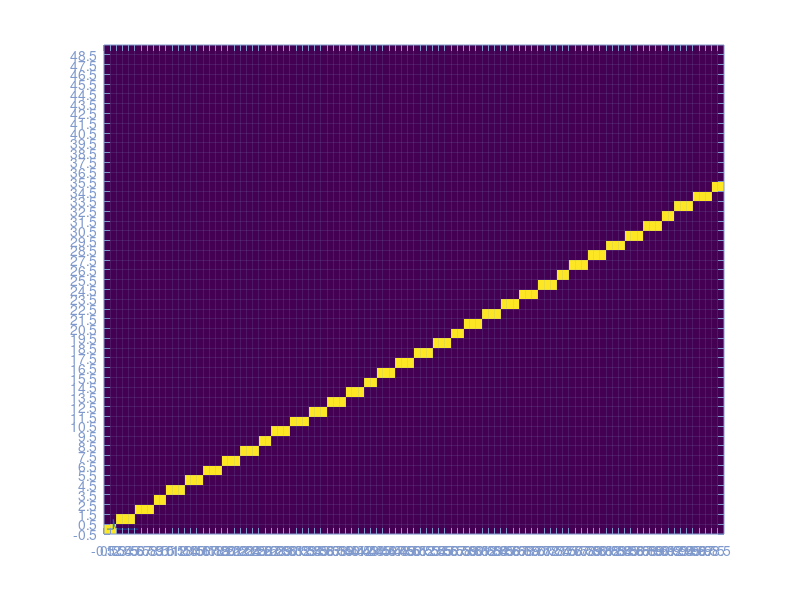
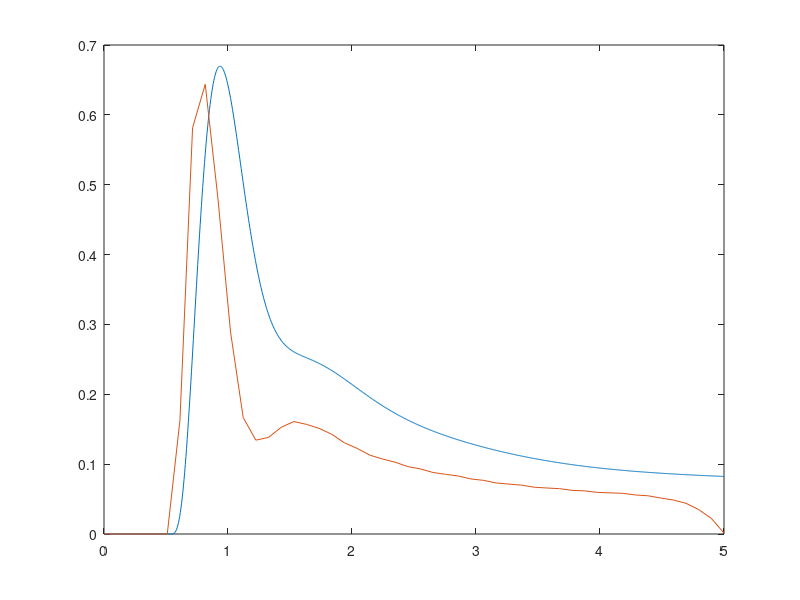

The MATLAB source for these figures, in order: (Note: this script raises an error after producing the figures.)
%% Convolution Function
% Convolution of C with decaying exponential kernel.
%
% $$\int_0^t K^{trans}e^{-k_{ep} \tau} C(t-\tau - t_0) d\tau$$
% 

%% Syntax
%
% * *prototypeConvolution* -- Calling with no arguments runs a demo.
% * g = *prototypeConvolution*(kTrans, kEp, t0, t) -- Typical call.
%       
% 
%% Description
% Implements the convolution of C with decaying exponential kernel, as described in
%       Suyash et al.  The output of this function is a time-series representation of the 
%       pixel intensity over time.  It is also the solution to the first order ODE
%       modeling the flow of tracer from the bloodstream to the tissue and back.
%       
%       Int( C(tau) * exp(t - tau) dtau, 0, t)
% 
% $$e^{\pi i} + 1 = 0$$ 
% 
%   Foo  bar
% 
% $$e^{\pi i} + 1 = 0$$
% 
% 
% # ITEM1
% # ITEM2
% 
% $$\int_0^t K^{trans}e^{-k_{ep} \tau} C(t-\tau) d\tau$$
% 

%%
% 
%
%   Arguments:
%       kTrans      Scale parameter (beta_1)
%       kEp         Shape parameter (1/beta_2)
%       t0          Shift or Delay parameter (beta_3)
%       t           Temporal coordinate vector or Time-points (t)
%
%   Output:
%       g           Pixel intensity time series (g(x,t) in TMI paper)
%

%% Arguments
%  kTrans      Scale parameter (beta_1)
% kEp         Shape parameter (1/beta_2)
% t0          Shift or Delay parameter (beta_3)
% t           Temporal coordinate vector or Time-points (t)
%
%%  Output
% g           Pixel intensity time series (g(x,t) in TMI paper)
%

function prototypeConvolution(~)
    
    if ~nargin, demo, return, end

end

function step_test
    X = 100;
    Y = 50;
    
    C = zeros(X,Y);
    
    x0 =   0; y0 =  0;
    xf = X-1; yf = 35;
    dx = xf - x0;
    dy = yf - y0;
    
    %xt = 0; yt = 0;
    xt = floor(dx/2); yt = 0;%floor(dy/2);
    %xt = 0; yt = floor(dy/2);
    y = y0;
    for x = x0:xf
        C(x+1,y+1) = 1;
        
        yt = yt + dy;
        if yt > xt
            xt = xt + dx;
            y = y + 1;
        end
    end
    
    figure
    imagesc(C','XData',[0 X-1]-0/2,'YData',[0 Y-1]-0/2), axis xy
    
    set(gca,'XTick', (0:X-1)-1/2)
    set(gca,'YTick', (0:Y-1)-1/2)
    set(gca,'XGrid','on')
    set(gca,'YGrid','on')
    set(gca,'XColor',[0.5,0.6,0.8])
    set(gca,'YColor',[0.5,0.6,0.8])
    set(gca,'GridLineStyle', '-')    
    '';
end

%% Demo
%
function demo
    
    close all
    
    step_test

    t = linspace(0,5,1000);
    Cp = breastCp(t);
    
%     figure, plot(t,Cp)
    
    ti = linspace(t(1), t(end), 50);
    dti = ti(2)-ti(1);
    
    t0 = 1;
%     kEp = 5;
%     kTrans = 1/kEp;
    kEp = 5;
    kTrans = 1;
    %kTrans = 1/(1+1/kEp);
    %kTrans = 1/(1 + exp(-kEp*dti))*1/sqrt(2*dti);
    
    %e = kTrans * exp( -kEp*(t - t0) ) .* (t >= t0);
    e = kernel(t, kTrans, kEp, t0);
    hold all; plot(t,e)
    
    E = kernel(t', kTrans, kEp, ti);
    Cpi = breastCp(ti);
    
%     figure('Position', [717   524   560   420])
%     plot(repmat(t',[1 size(E,2)]), bsxfun(@times, E, Cpi)/kTrans)
%     hold all
%     plot(t,Cp)
%     
%     %figure('Position', [717   19   560   420])
%     %plot(ti, sum(bsxfun(@times, E, Cpi)),'-o')
    
%     figure('Position', [717   19   560   420])
%     plot(ti, convolveCWithKernel(t, kTrans, kEp, ti))
    
    
    %hold all
    %plot(ti, convolveCWithKernel(ti, kTrans, kEp, ti),'-o')
    %plot(t, sum(bsxfun(@times, E, Cp)),'-')
    
%     snapnow
    
    
    %% 
    %
    %
    f1 = @(x) breastCp(x);
    f2 = @(x) kernel(x, kTrans, kEp, 0);
    %t = linspace(t(1),t(end),4000);
    q = quadv(@(tau) f2(tau) * f1(t-tau), t(1), t(end));
    
    figure, plot(t,q)
    hold all
    plot(ti, convolveCWithKernel(t, kTrans, kEp, ti)/300)
    
    snapnow
    
    s = zeros(size(t));
    for i=1:length(s)
        s(i) = convolutionFromMaple(t(i), 5, 2, 1);
    end
    figure, plot(t,s)
    ti_old = ti;


    oversample_i = 4;
    oversample_j = 8;
    ti = linspace(ti_old(1),ti_old(end),oversample_i*length(ti_old));
    tj = linspace(ti_old(1),ti_old(end),oversample_j*length(ti_old));
    Cpj = breastCp(tj);
    
    figure
    hold all
    plot(tj,Cpj*10,'LineWidth',5)
    
    for k_ep = logspace(log10(0.01),log10(1000),20);
        KTrans = k_ep;
        si = zeros(size(ti));
        for j=1:length(tj)
            si = si + Cpj(j) * KTrans * convolutionFromMapleVectorized(ti, k_ep, tj(j), oversample_j);
    %         for i=1:length(si)
    %             si(i) = si(i) + Cpi(j) * convolutionFromMaple(ti(i), 2, ti(j), oversample);
    %         end
        end
        plot(ti,si)
    end
    %figure, plot(ti,si)
    
    
    
    convolutionDemo

    '';
end


%%
function convolutionDemo()
    t0 = 0; 
    tf = 5;
    T = 50;

    oversample_i = 4;
    oversample_j = 8;
    
    Ti = oversample_i*T;
    Tj = oversample_j*T;
    
    dt_i = (tf - t0) / (Ti);
    dt_j = (tf - t0) / (Tj);
    
    ti = (0:Ti-1) * dt_i;
    tj = (0:Tj-1) * dt_j;
    
%     ti = linspace(t0, tf, Ti);
%     tj = linspace(t0, tf, Tj);

    Cpi = breastCp(ti);
    
%     dt_i = ti(2) - ti(1);
%     dt_j = tj(2) - tj(1);

    figure
    hold all
    plot(ti, Cpi*10, 'LineWidth', 5)
    
    %for k_ep = logspace(log10(0.01), log10(1000), 20);
    for k_ep = logspace(log10(0.01), log10(1000), 3);
        KTrans = k_ep;
%         
%         sj = zeros(1,Tj);
%         for i=1:Ti
%             signal_part = convolutionInnerLoop(tj, k_ep, ti(i), oversample_i);
%             sj = sj + Cpi(i) * KTrans * signal_part;
%         end

        %signal = convolutionForC(KTrans, k_ep, ti, tj, Cpi, oversample_i);
        %signal = convolutionForC_optimize_2(KTrans, k_ep, dt_i, Ti, dt_j, Tj, Cpi, oversample_i);
        signal = convolutionForC_optimize_2(KTrans, k_ep, dt_i, Ti, dt_j, Tj, Cpi, oversample_i);
        plot(tj, signal)
    end
end
%%


%%%%%%%%%%%%%%%%%%  C    %%%%%%%%%%%%%%%%%%%%%%%%%%%%%
function signal = convolutionForC_optimize_3(KTrans, k_ep, dt_i, Ti, dt_j, Tj, Cpi, samplingRate)
    
    % Interval length
    L = 1/samplingRate;

    % Common subexpressions
    f = k_ep*L;
    a = exp(f);
    ai= 1/a;
    b = ai - 2 + a;
    c = KTrans * samplingRate / (k_ep * k_ep);
    
    % Scale the input function (vector) for the convolution
%     Ci = zeros(1,Ti);
%     for i=1:Ti
%         Ci(i) = c * Cpi(i);
%     end
    dh_i = dt_i/dt_j;
    %fn   = floor(-L/dt_j);
    %fp   = floor( L/dt_j);     % Not same as -floor(L/dt_j)

    % Do not use round() in cuda. It maps to an 8-instruction sequence.
    % Use rint() instead since it maps to a 1-instruction sequence.
    
    L_dt    = L / dt_j;
    L_dt_r  = round(L_dt * 1e9) * 1e-9;  % In case L is a multiple of dt_j

    j00 = 0;
    j01 = ceil(-L_dt_r);
    j02 = 0;
    j03 = ceil( L_dt_r);
    j04 = Tj;

%     x0 = -dx;
%     y0 = -dy;
    
    [dy, dx] = rat(L_dt, 1e-9);
    x0 = 0; y0 = 0;
    x = x0; y = y0;
    

    % dy < dx if L_dt < 1
    x = x + dx;
    y = y + dy;

    error 'implement me'
    
    
    z0 = -L_dt_r;
    dz = dt_i;
    
    z = z0;
    z = z + dz;
    
    
    
    
    % Compute the convolution
    signal = zeros(1,Tj);
    hi = 0 + Ti*eps(dh_i);
    ti = 0;
    for i = 0:Ti-1
        Ci = c * Cpi(i+1);
        
        ti2 = dt_i * i;
        %ti


%         s1 = 0;
%         s2 = e * ai - 1 + f + g;
%         s3 = e * (ai - 2) + 1 + f - g;
%         s4 = e * b;

%         j0 = 0;
%         j1 = floor(hi - L_dt);
%         j2 = floor(hi);
%         j3 = floor(hi + L_dt);
%         j4 = Tj;
        
        j0 = 0;
        j1 = ceil((ti - L)/dt_j);
        j2 = ceil((ti    )/dt_j);
        j3 = ceil((ti + L)/dt_j);
        j4 = Tj;
        
        
        
%         j1 = max(j0, min(j4, j1)); 
%         j2 = max(j0, min(j4, j2)); 
%         j3 = max(j0, min(j4, j3)); 
        
        % Branch 2
        % s2 = e * ai - 1 + f + g;
        tj  = dt_j * j1;
        u   = tj - ti;
        g   = k_ep*u;
        dg  = k_ep*dt_j;
        dgC = dg*Ci;
        e   = exp(-g);
        me  = exp(-dg);
        
        c0 = (-1 + f)*Ci + g*Ci;
        c1 = ai * Ci;
        for j = j1:j2-1
            %e = exp(-g);
            %if j > 0, signal(j+1) = signal(j+1) + c1*e + c0; end
            %g = g + dg;
            
            if j >= 0 && u > -L
                tj = dt_j * j;
                u = tj - ti;
                g = k_ep*u;
                E = exp(-g);
                s2 = (E * ai - 1 + f + g)*Ci;
                
                %c0 = (-1 + f)*Ci + g*Ci;
                
                %s2 = Ci * (exp(-g-f) - 1 + f + g);
                s2_alt = c1*e + c0;
                
                signal(j+1) = signal(j+1) + s2;
                
                %if abs(s2 - s2_alt) > 1e2
                %if abs(s2 - s2_alt) > 1e0
                if abs(s2 - s2_alt) > 1e-2  ||  u < -L
                    % tj - ti == u >= -L
                    % tj == ti + u >= ti - L
                    % j*dt_j == ti + u >= ti - L
                    % j == (ti + u)/dt_j >= (ti - L)/dt_j
                    % --> j1 == ceil(ti - L)/dt_j
                    '';
                end
            end
            c0 = c0 + dgC;
            e = e * me;
        end
        
        % Branch 3
        % s3 = e * (ai - 2) + 1 + f - g;
        tj  = dt_j * j2;
        u   = tj - ti;
        g   = k_ep*u;
        %dg  = k_ep*dt_j;
        e   = exp(-g);
        %me  = exp(-dg);
        %c0 = (-1 + f)*Ci + g*Ci;
        %c1 = ai * Ci;
        
        % s3 = e * (ai - 2) + 1 + f - g;
        c0  = (1 + f - g) * Ci;
        c1  = (ai - 2) * Ci;
        for j = j2:j3-1
            if j < length(signal)
                signal(j+1) = signal(j+1) + c1*e + c0;
            end
            c0 = c0 - dgC;
            e = e * me;
        end

        
        % Branch 4
        % s4 = e * b;
        %tj  = dt_j * j2;
%         tj  = dt_j * j3;
%         u   = tj - ti;
%         g   = k_ep*u;
        %dg  = k_ep*dt_j;
        %e   = exp(-g);
%         e   = exp(-g);
%         me  = exp(-dg);
        
%         sj3 = signal(min(end,j3+1));


        c0  = 0;
        c1  = b * Ci;
        for j = j3:j4-1
            if j < length(signal)
                signal(j+1) = signal(j+1) + c1*e + c0;
            end
            e = e * me;
        end
        
%         j3_float = (ti + L)/dt_j;
%         dj = j3 - j3_float;
%         signal(min(end,j3+1)) = sj3 + c1*((0)*exp(-g) + (1-dj)*exp(-g-dg));
        
        
        ti - ti2
        ti = ti + dt_i;
%         hi = hi + dh_i;
    end
end
%%%%%%%%%%%%%%%%%%%%%%%%%%%%%%%%%%%%%%%%%%%%%%%%%%%%%
%%



function signal = convolutionForC_optimize_2(KTrans, k_ep, dt_i, Ti, dt_j, Tj, Cpi, samplingRate)
    
    % Interval length
    L = 1/samplingRate;

    % Common subexpressions
    f = k_ep*L;
    a = exp(f);
    ai= 1/a;
    b = ai - 2 + a;
    c = KTrans * samplingRate / (k_ep * k_ep);
    
    % Scale the input function (vector) for the convolution
%     Ci = zeros(1,Ti);
%     for i=1:Ti
%         Ci(i) = c * Cpi(i);
%     end
    dh_i = dt_i/dt_j;
    %fn   = floor(-L/dt_j);
    %fp   = floor( L/dt_j);     % Not same as -floor(L/dt_j)

    L_dt   = L/dt_j;
    
    
    % Compute the convolution
    signal = zeros(1,Tj);
    hi = 0 + Ti*eps(dh_i);
    ti = 0;
    for i = 0:Ti-1
        Ci = c * Cpi(i+1);
        %ti = dt_i * i;
        
        % Shouldn't these increment at the end of the for loop?
        ti = ti + dt_i;
        hi = hi + dh_i;
        
        %-L/dt_j
        
%         j1 = floor(ti/dt_j) + floor(-L/dt_j);
%         j1 = floor(i*dt_i/dt_j) + floor(-L/dt_j);
        
        
%         j0 = 0;
%         j1 = floor((ti - L)/dt_j);
%         j2 = floor((ti    )/dt_j);
%         j3 = floor((ti + L)/dt_j);
%         j4 = Tj;

        j0 = 0;
        j1 = floor(hi - L_dt);
        j2 = floor(hi);
        j3 = floor(hi + L_dt);
        j4 = Tj;
        
        
        
        for j = 0:Tj-1
            tj = dt_j * j;
            u = tj - ti;

            % Some more common terms
            g = k_ep*u;
            e = exp(-g);
            
            % u <= -L
            % tj - ti <= -L
            %  j*dt_j <= -L + ti
            %       j <= (-L + ti)/dt_j;

            % u <= -L   -->     j <= (ti - L)/dt_j;
            % u <= 0    -->     j <= (ti    )/dt_j;
            % u <= L    -->     j <= (ti + L)/dt_j;
            branch = 0;
            if j <= j1
                branch = 1;
            elseif j <= j2
                branch = 2;
            elseif j <= j3
                branch = 3;
            elseif j <= j4
                branch = 4;
            else
                branch = 5;
            end
                
            s1 = 0;
            s2 = e * ai - 1 + f + g;
            s3 = e * (ai - 2) + 1 + f - g;
            s4 = e * b;
            
            % Fake-branch
            if u < -L
                s = s1;
                otherBranch = 1;
            elseif u < 0 
                s = s2; 
                otherBranch = 2;
            elseif u < L
                s = s3;
                otherBranch = 3;
            else
                s = s4;
                otherBranch = 4;
            end

            if branch ~= otherBranch
                fprintf(['Warning: expected branch %d, was really in %d: ' ...
                'delta=%d, j = %d, (%d,%d,%d,%d,%d), u=%g, L=%g\n'], ...
                otherBranch, branch,branch-otherBranch,j,j0,j1,j2,j3,j4,u,L);
                si = [s1, s2, s3, s4];%./s;
                si(otherBranch)-si(branch)
            '';
            end
            
            % Accumulate
            signal(j+1) = signal(j+1) + Ci * s;
        end
    end
end
%%


%%
function signal = convolutionForC_optimize_1(KTrans, k_ep, dt_i, Ti, dt_j, Tj, Cpi, samplingRate)
    
    % Interval length
    L = 1/samplingRate;

    % Common subexpressions
    f = k_ep*L;
    a = exp(f);
    ai= 1/a;
    b = ai - 2 + a;
    c = KTrans * samplingRate / (k_ep * k_ep);
    
    % Scale the input function (vector) for the convolution
    Ci = zeros(1,Ti);
    for i=1:Ti
        Ci(i) = c * Cpi(i);
    end

    % Compute the convolution
    signal = zeros(1,Tj);
    for i = 1:Ti
        for j = 1:Tj
            tj = dt_j * j;
            ti = dt_i * i;
            u = tj - ti;

            % Some more common terms
            g = k_ep*u;
            e = exp(-g);
            
            % Fake-branch
            if u <= -L
                s = 0;
            elseif u <= 0 
                s = e * ai - 1 + f + g; 
            elseif u <= L
                s = e * (ai - 2) + 1 + f - g;
            else
                s = e * b;
            end
            
            % Accumulate
            signal(j) = signal(j) + Ci(i) * s;
        end
    end
end
%%





%%
function signal = convolutionForC(KTrans, k_ep, ti, tj, Cpi, samplingRate)
    
    % Interval length
    L = 1/samplingRate;
    
    Ti = numel(ti);
    Tj = numel(tj);

    % Common factors
    a = exp(k_ep*L);
    b = 1/a - 2 + a;
    c = KTrans * samplingRate / (k_ep * k_ep);
    
    % Scale the input function (vector) for the convolution
    Ci = zeros(1,Ti);
    for i=1:Ti
        Ci(i) = c * Cpi(i);
    end

    % Compute the convolution
    signal = zeros(1,Tj);
    for i = 1:Ti
        for j = 1:Tj
            u = tj(j) - ti(i);
            if u <= -L
                s = 0;
            elseif u <= 0 
                s = exp(-k_ep*(L + u)) - 1 + k_ep*(u + L); 
            elseif u <= L
                s = exp(-k_ep*(L + u)) - 2*exp(-k_ep*u) + 1 + k_ep*(L - u);
            else
                s = exp(-k_ep*u) * b;
            end
            signal(j) = signal(j) + Ci(i) * s;
        end
    end
end


%%
function signal = convolutionInnerLoop(t, k_ep, t_0, samplingRate)
    L = 1/samplingRate;
    T = length(t);
    
    a = exp(k_ep*L);
    b = 1/a - 2 + a;
    
    signal = zeros(1,T);
    for j = 1:T
        u = t(j) - t_0;
        if u <= -L
            s = 0;
        elseif u <= 0 
            s = exp(-k_ep*(L + u)) - 1 + k_ep*(u + L); 
        elseif u <= L
            s = exp(-k_ep*(L + u)) - 2*exp(-k_ep*u) + 1 + k_ep*(L - u);
        else
            s = exp(-k_ep*u) * b;
        end
        s = s * samplingRate / (k_ep * k_ep);
        
        signal(j) = s;
    end
end


%%
function s = convolutionFromMapleVectorized(t, k, t_0, oversamplingFactor)
    x = t - t_0;
    L = 1/oversamplingFactor;
    s = zeros(size(t));
    
    ind_1 = (x > -L  &  x <= 0);
    ind_2 = (x >  0  &  x <= L);
    ind_3 = (x > L);
    
    a = exp(k*L);
    %s = exp(-k*x) * (1/a - 2 + a)
    s(ind_1) = exp(-k*(L + x(ind_1))) - 1 + k*(x(ind_1) + L); 
    s(ind_2) = exp(-k*(L + x(ind_2))) - 2*exp(-k*x(ind_2)) + 1 + k*(L - x(ind_2));
    s(ind_3) = exp(-k*x(ind_3)) * (1/a - 2 + a);

    s = s * oversamplingFactor / (k * k);
    
%     if x <= -L
%         s = 0;
%     else
%         if x > L
%             %s = exp(-k*(L + x)) - 2*exp(-k*x) + exp(-k*(-L + x));
%             %s = exp(-k*x) * (exp(-k*L) - 2 + exp(k*L));
%             a = exp(k*L);
%             s = exp(-k*x) * (1/a - 2 + a);
%             %s = exp(-k*x) * sinh(k*L/2)^2;
%         elseif x <= 0
%             s = exp(-k*(L + x)) - 1 + k*(x + L); 
%         elseif x <= L
%             s = exp(-k*(L + x)) - 2*exp(-k*x) + 1 + k*(L - x);
%         end
%         s = s * oversamplingFactor / (k * k);
%     end
end

function s = convolutionFromMaple(t, k, t_0, oversamplingFactor)
    x = t - t_0;
    L = 1/oversamplingFactor;
    if x <= -L
        s = 0;
    else
        if x > L
            %s = exp(-k*(L + x)) - 2*exp(-k*x) + exp(-k*(-L + x));
            %s = exp(-k*x) * (exp(-k*L) - 2 + exp(k*L));
            a = exp(k*L);
            s = exp(-k*x) * (1/a - 2 + a);
            %s = exp(-k*x) * sinh(k*L/2)^2;
        elseif x <= 0
            s = exp(-k*(L + x)) - 1 + k*(x + L); 
        elseif x <= L
            s = exp(-k*(L + x)) - 2*exp(-k*x) + 1 + k*(L - x);
        end
        s = s * oversamplingFactor / (k * k);
    end
end





function s = convolutionFromMapleOld(t, k, n)
    if t <= -1 + n
        s = 0;
    elseif t <= n
        s = (exp(((-1 - t + n) * k)) - 1 + (k * (t - n + 1))) / (k ^ 2); 
    elseif t <= 1 + n
        s = (exp(((-1 - t + n) * k)) - 2 * exp(-(k * (t - n))) + 1 + (k * (1 - t + n))) / (k ^ 2);
    elseif 1 + n < t
        s = (exp(-(k * (t - n - 1))) + exp(((-1 - t + n) * k)) - 2 * exp(-(k * (t - n)))) / (k ^ 2);
    end

%     cg7return = piecewise(
%         t <= -1 + n, 0, 
%         t <= n, (exp(((-1 - t + n) * k)) - 0.1e1 + (k * (t - n + 1))) / (k ^ 2), 
%         t <= 1 + n, (exp(((-1 - t + n) * k)) - 0.2e1 * exp(-(k * (t - n))) + 0.1e1 + (k * (1 - t + n))) / (k ^ 2), 
%         1 + n < t, (exp(-(k * (t - n - 1))) + exp(((-1 - t + n) * k)) - 0.2e1 * exp(-(k * (t - n)))) / (k ^ 2)
%     );
end


%%
%
function e = kernelScalarVersion(t, kTrans, kEp, t0)
    e = kTrans * exp( -kEp*(t - t0) ) .* (t >= t0);
end

function e = kernelAltVersion(t, kTrans, kEp)
    e = kTrans * exp( -kEp*(t) );
end


function e = kernel(t, kTrans, kEp, t0)
    e = kTrans * exp( -kEp*bsxfun(@minus, t, t0) ) .* bsxfun(@ge, t, t0);
end

function g = convolveCWithKernel(t, kTrans, kEp, ti)
    E = kernel(t', kTrans, kEp, ti);
    Cpi = breastCp(ti);
    
    g = sum(bsxfun(@times, E, Cpi));
end

%% Population model for Breast Input function
function Cp = breastCp(t,dt)
    if (nargin < 2) dt = 32/60; end;

    t = 60*t;
    dt = 60*dt;

    alpha = 4.0;

    %Cp = Cps([0.10 dt+48 alpha 20.0 1000.0],t); 

    Cp = Cpg([1.0 dt alpha 5.0],t) + ...
         Cpg([0.2 dt+28 alpha 10.0],t) + ...
         Cpg([0.10 dt+38 alpha 20.0],t) + ...
         Cps([0.10 dt+48 alpha 20.0 1000.0],t);

    Cp = 5.0*Cp;

end

% param(1) = Cp0
% param(2) = Delta
% param(3) = alpha
% param(4) = tau
%
function f = Cpg(param,t)

    Cp0 = abs(param(1));
    Delta = param(2);
    alpha = max(abs(param(3)),1);
    tau = abs(param(4));

    tprime = t-Delta;

    alphaprime = alpha-1;
    norm = exp(-alphaprime)*(tau*alphaprime)^alphaprime;

    if (length(t) == 1)
        if (t < Delta) 
            f = 0;
        else
            f = (Cp0/norm)*(tprime^alphaprime)*exp(-tprime/tau);
        end;
    else
        idx = find(t>=Delta);
        f = zeros(size(t));
        f(idx) = (Cp0/norm)*(tprime(idx).^alphaprime).*exp(-tprime(idx)/tau);
    end;

end

% param(1) = Cp0
% param(2) = delta
% param(3) = alpha
% param(4) = tau
% param(5) = T
%
function f = Cps(param,t)

    Cp0 = abs(param(1));
    Delta = param(2);
    alpha = max(abs(param(3)),1);
    tau = abs(param(4));
    T = abs(param(5));

    tprime = t-Delta;

    norm = gamma(alpha);

    xi = 1/tau-1/T;
    gam = norm;

    if (length(t) == 1)
        if (t < Delta) 
            f = 0;
        else
            f = (Cp0/norm)*gam*exp(-tprime/T)*gammaincc(xi*tprime,alpha);
        end;
    else
        idx = find(t>=Delta);
        f = zeros(size(t));
        f(idx) = (Cp0/norm)*gam*exp(-tprime(idx)/T).*gammaincc(xi*tprime(idx),alpha);
    end;

end

%% Corrected gammainc?
function y = gammaincc(x, a)
    y = gammainc(x, a);
end
